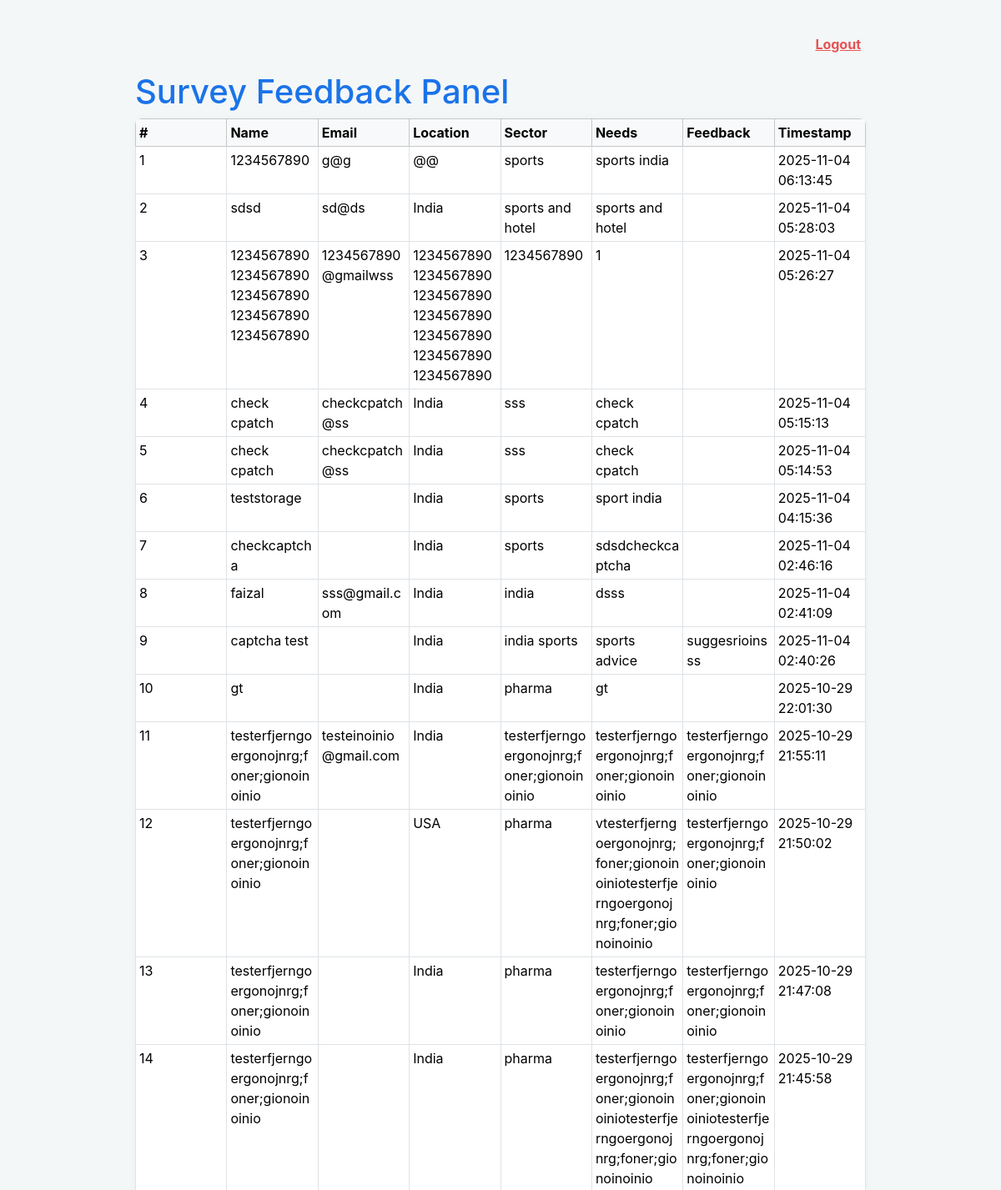
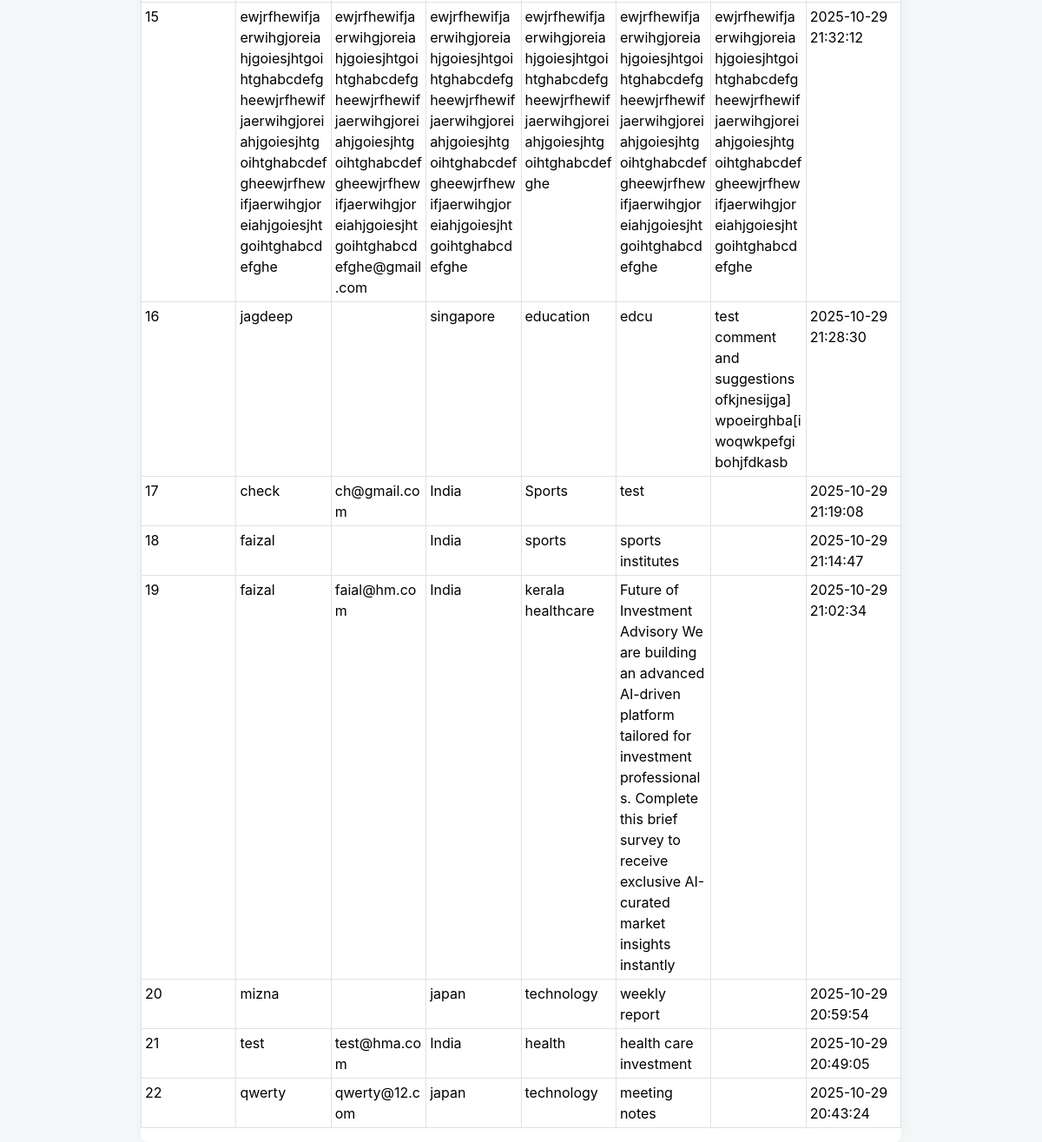
The page /admin-feedback (signed in) on the database its author committed (2 pictures, top to bottom).
### tables this page shows
CREATE TABLE feedback (
            id INTEGER PRIMARY KEY AUTOINCREMENT,
            name TEXT NOT NULL,
            email TEXT,
            location TEXT,
            sector TEXT,
            needs TEXT,
            feedback TEXT,
            ts DATETIME DEFAULT CURRENT_TIMESTAMP
        );

### app.py (the view)
@app.route("/admin-feedback")
def admin_panel():
    if not session.get("logged_in"):
        return redirect(url_for("admin_login"))
    with sqlite3.connect(DB_FILE) as conn:
        rows = conn.execute(
            "SELECT name, email, location, sector, needs, feedback, ts FROM feedback ORDER BY ts DESC"
        ).fetchall()
    return render_template("results.html", rows=rows, enumerate=enumerate)

### templates/results.html (shortened to what this page needs)
<!DOCTYPE html>
<html>
<head>
    <link href="https://cdn.jsdelivr.net/npm/bootstrap@5.3.2/dist/css/bootstrap.min.css" rel="stylesheet" />
</head>
<body>
    <div class="container mx-auto">
        <div class="logout-link">
            <form action="{{ url_for('admin_logout') }}" method="get">
                <button type="submit" class="btn-logout">Logout</button>
            </form>
        </div>
        <h1>Survey Feedback Panel</h1>
        <div class="table-responsive">
            <table class="table table-bordered table-sm">
                <thead class="table-light">
                    <tr>
                        <th>#</th>
                        <th>Name</th>
                        <th>Email</th>
                        <th>Location</th>
                        <th>Sector</th>
                        <th>Needs</th>
                        <th>Feedback</th>
                        <th>Timestamp</th>
                    </tr>
                </thead>
                <tbody>
                {% for idx, r in enumerate(rows, start=1) %}
                    <tr>
                        <td>{{ idx }}</td>
                        <td>{{ r[0] }}</td>
                        <td>{{ r[1] }}</td>
                        <td>{{ r[2] }}</td>
                        <td>{{ r[3] }}</td>
                        <td>{{ r[4] }}</td>
                        <td>{{ r[5] }}</td>
                        <td>{{ r[6] }}</td>
                    </tr>
                {% endfor %}
                </tbody>
            </table>
        </div>
    </div>
</body>
</html>

### templates/results.html (style rules this page uses)
body { background: #f4f7f8; padding-top: 40px; font-family: 'Inter', sans-serif; }
.container { max-width: 900px; }
h1 { color: #1a73e8; }
.table-responsive { overflow-x: auto; -webkit-overflow-scrolling: touch; background: white; border-radius: 8px; box-shadow: 0 0 8px rgba(0,0,0,0.04); }
table { table-layout: fixed; width: 100%; }
th, td { word-wrap: break-word; white-space: normal; max-width: 200px; }
.logout-link { margin-bottom: 20px; text-align: right; }
.btn-logout { border: none; background-color: transparent; color: #e55353; font-weight: 700; cursor: pointer; font-size: 1rem; text-decoration: underline; }

### rows shown on the page
feedback: idx "1", name "1234567890", email "g@g", location "@@", sector "sports", needs "sports india", ts "2025-11-04 06:13:45"
feedback: idx "2", name "sdsd", email "sd@ds", location "India", sector "sports and hotel", needs "sports and hotel", ts "2025-11-04 05:28:03"
feedback: idx "3", name "12345678901234567890123456789012345678901234567890", email "1234567890@gmailwss", location "1234567890123456789012345678901234567890123456789012345678901234567890", sector "1234567890", needs "1", ts "2025-11-04 05:26:27"
feedback: idx "4", name "check cpatch", email "checkcpatch@ss", location "India", sector "sss", needs "check cpatch", ts "2025-11-04 05:15:13"
feedback: idx "5", name "check cpatch", email "checkcpatch@ss", location "India", sector "sss", needs "check cpatch", ts "2025-11-04 05:14:53"
feedback: idx "6", name "teststorage", location "India", sector "sports", needs "sport india", ts "2025-11-04 04:15:36"
feedback: idx "7", name "checkcaptcha", location "India", sector "sports", needs "sdsdcheckcaptcha", ts "2025-11-04 02:46:16"
feedback: idx "8", name "faizal", email "sss@gmail.com", location "India", sector "india", needs "dsss", ts "2025-11-04 02:41:09"
feedback: idx "9", name "captcha test", location "India", sector "india sports", needs "sports advice", feedback "suggesrioinsss", ts "2025-11-04 02:40:26"
feedback: idx "10", name "gt", location "India", sector "pharma", needs "gt", ts "2025-10-29 22:01:30"
feedback: idx "11", name "testerfjerngoergonojnrg;foner;gionoinoinio", email "testeinoinio@gmail.com", location "India", sector "testerfjerngoergonojnrg;foner;gionoinoinio", needs "testerfjerngoergonojnrg;foner;gionoinoinio", feedback "testerfjerngoergonojnrg;foner;gionoinoinio", ts "2025-10-29 21:55:11"
feedback: idx "12", name "testerfjerngoergonojnrg;foner;gionoinoinio", location "USA", sector "pharma", needs "vtesterfjerngoergonojnrg;foner;gionoinoiniotesterfjerngoergonojnrg;foner;gionoinoinio", feedback "testerfjerngoergonojnrg;foner;gionoinoinio", ts "2025-10-29 21:50:02"
feedback: idx "13", name "testerfjerngoergonojnrg;foner;gionoinoinio", location "India", sector "pharma", needs "testerfjerngoergonojnrg;foner;gionoinoinio", feedback "testerfjerngoergonojnrg;foner;gionoinoinio", ts "2025-10-29 21:47:08"
feedback: idx "14", name "testerfjerngoergonojnrg;foner;gionoinoinio", location "India", sector "pharma", needs "testerfjerngoergonojnrg;foner;gionoinoiniotesterfjerngoergonojnrg;foner;gionoinoinio", feedback "testerfjerngoergonojnrg;foner;gionoinoiniotesterfjerngoergonojnrg;foner;gionoinoinio", ts "2025-10-29 21:45:58"
feedback: idx "15", name "ewjrfhewifjaerwihgjoreiahjgoiesjhtgoihtghabcdefgheewjrfhewifjaerwihgjoreiahjgoiesjhtgoihtghabcdefgheewjrfhewifjaerwihgjoreiahjgoiesjhtgoihtghabcdefghe", email "ewjrfhewifjaerwihgjoreiahjgoiesjhtgoihtghabcdefgheewjrfhewifjaerwihgjoreiahjgoiesjhtgoihtghabcdefgheewjrfhewifjaerwihgjoreiahjgoiesjhtgoihtghabcdefghe@gmail.com", location "ewjrfhewifjaerwihgjoreiahjgoiesjhtgoihtghabcdefgheewjrfhewifjaerwihgjoreiahjgoiesjhtgoihtghabcdefgheewjrfhewifjaerwihgjoreiahjgoiesjhtgoihtghabcdefghe", sector "ewjrfhewifjaerwihgjoreiahjgoiesjhtgoihtghabcdefgheewjrfhewifjaerwihgjoreiahjgoiesjhtgoihtghabcdefghe", needs "ewjrfhewifjaerwihgjoreiahjgoiesjhtgoihtghabcdefgheewjrfhewifjaerwihgjoreiahjgoiesjhtgoihtghabcdefgheewjrfhewifjaerwihgjoreiahjgoiesjhtgoihtghabcdefghe", feedback "ewjrfhewifjaerwihgjoreiahjgoiesjhtgoihtghabcdefgheewjrfhewifjaerwihgjoreiahjgoiesjhtgoihtghabcdefgheewjrfhewifjaerwihgjoreiahjgoiesjhtgoihtghabcdefghe", ts "2025-10-29 21:32:12"
feedback: idx "16", name "jagdeep", location "singapore", sector "education", needs "edcu", feedback "test comment and suggestionsofkjnesijga]wpoeirghba[iwoqwkpefgibohjfdkasb", ts "2025-10-29 21:28:30"
feedback: idx "17", name "check", email "ch@gmail.com", location "India", sector "Sports", needs "test", ts "2025-10-29 21:19:08"
feedback: idx "18", name "faizal", location "India", sector "sports", needs "sports institutes", ts "2025-10-29 21:14:47"
feedback: idx "19", name "faizal", email "faial@hm.com", location "India", sector "kerala healthcare", needs "Future of Investment Advisory We are building an advanced AI-driven platform tailored for investment professionals. Complete this brief survey to receive exclusive AI-curated market insights instantly", ts "2025-10-29 21:02:34"
feedback: idx "20", name "mizna", location "japan", sector "technology", needs "weekly report", ts "2025-10-29 20:59:54"
feedback: idx "21", name "test", email "test@hma.com", location "India", sector "health", needs "health care investment", ts "2025-10-29 20:49:05"
feedback: idx "22", name "qwerty", email "qwerty@12.com", location "japan", sector "technology", needs "meeting notes", ts "2025-10-29 20:43:24"
